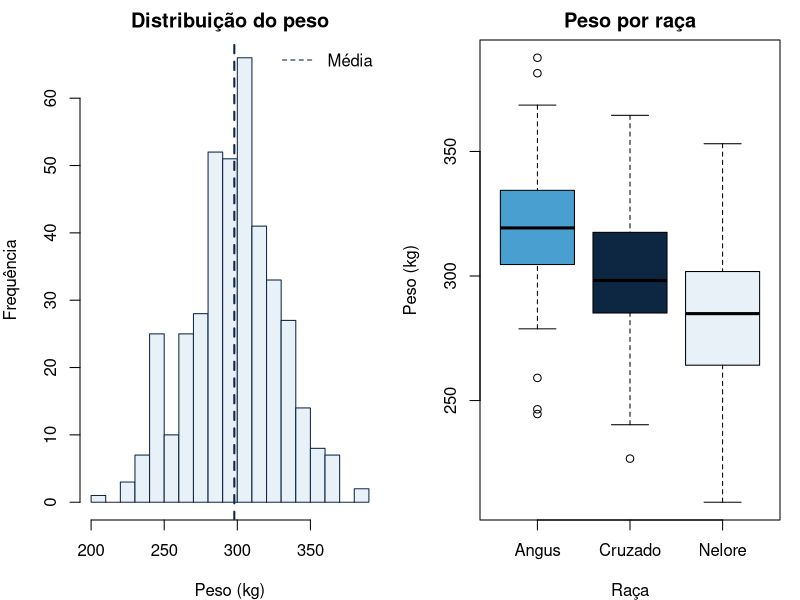

The R source for this figure:
## ---- chunk 1
#| label: simula-dados
set.seed(103)
n <- 400

raca    <- sample(c("Nelore","Angus","Cruzado"), n, TRUE, prob=c(.45,.25,.30))
fazenda <- sample(paste0("F", 1:5), n, TRUE)
idade   <- round(runif(n, 180, 730))

mu_raca <- c(Nelore=280, Angus=320, Cruzado=300)
peso    <- mu_raca[raca] + 0.08*(idade - 450) + rnorm(n,0,sqrt(120)) + rnorm(n,0,sqrt(400))
peso    <- pmax(peso, 150)

dados <- data.frame(raca=raca, fazenda=fazenda, idade_dias=idade, peso_kg=round(peso,1))
## ---- chunk 2
#| label: descritivas-gerais
cat("=== Resumo do conjunto de dados ===\n")
cat(sprintf("n = %d animais\n\n", nrow(dados)))
print(summary(dados$peso_kg))

cat(sprintf("\nCoef. Variação: %.1f%%\n", 100*sd(dados$peso_kg)/mean(dados$peso_kg)))
cat(sprintf("Assimetria aprox.: %.4f\n",
            (mean(dados$peso_kg) - median(dados$peso_kg)) / sd(dados$peso_kg)))
## ---- chunk 3
#| label: descritivas-por-grupo
cat("=== Médias por raça ===\n")
stats_raca <- aggregate(peso_kg ~ raca, data=dados,
  FUN=function(x) c(n=length(x), media=round(mean(x),1),
                    dp=round(sd(x),1), cv=round(100*sd(x)/mean(x),1)))
print(stats_raca)

cat("\n=== Correlação peso × idade (covariável) ===\n")
cat(sprintf("r = %.4f\n", cor(dados$peso_kg, dados$idade_dias)))
## ---- chunk 4
#| label: outliers
cat("=== Detecção de outliers (|z| > 3) ===\n")
z_scores <- scale(dados$peso_kg)
outliers <- dados[abs(z_scores) > 3, ]
cat(sprintf("Animais suspeitos: %d de %d (%.1f%%)\n",
            nrow(outliers), nrow(dados), 100*nrow(outliers)/nrow(dados)))
if (nrow(outliers) > 0) {
  cat("Pesos dos outliers:\n")
  print(outliers$peso_kg)
}
## ---- chunk 5
#| label: visualizacao
#| fig-height: 4
par(mfrow=c(1,2), mar=c(4,4,2,1))

hist(dados$peso_kg, breaks=25, col="#e8f1f8", border="#0d2642",
     main="Distribuição do peso", xlab="Peso (kg)", ylab="Frequência")
abline(v=mean(dados$peso_kg), col="#0d2642", lwd=2, lty=2)
legend("topright", "Média", lty=2, col="#0d2642", bty="n")

boxplot(peso_kg ~ raca, data=dados, col=c("#4a9fd1","#0d2642","#e8f1f8"),
        main="Peso por raça", xlab="Raça", ylab="Peso (kg)")
